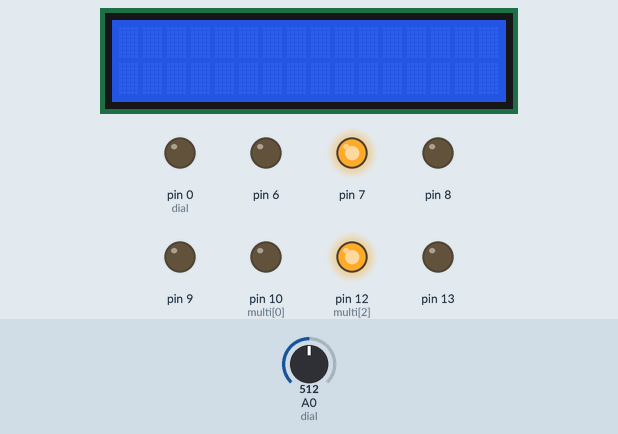
Bench run of a sketch on a simulated Arduino Uno, built with avr-gcc and run on an emulated ATmega328P. On the bench: 16×2 character LCD, output pins drawn as LEDs (lit = HIGH). Wiring (inferred from the signals the program sends): character LCD (HD44780): RS pin 1; E pin 11; data pin 2, pin 3, pin 4, pin 5. Dashed ring = blinking. The test bench sets the inputs (shaded band); at power-on: A0 (dial) = 512. Pins used as bus, display or sensor lines are not drawn.

Above: at 1.3 s.
1.4 s: A0 (dial) set to 306
4.5 s: A0 (dial) set to 122
At 6.73 s:
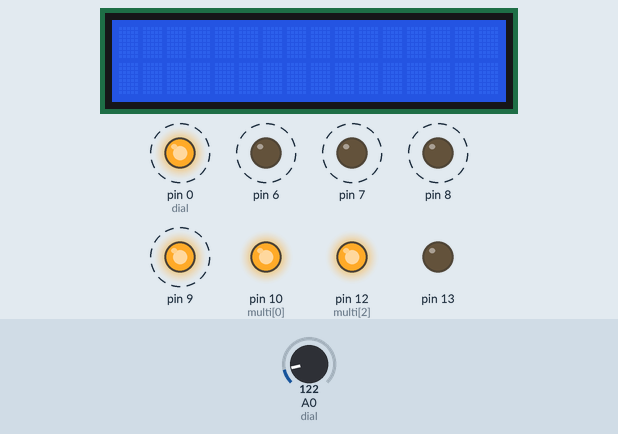
7.6 s: A0 (dial) set to 0
At 8.37 s:
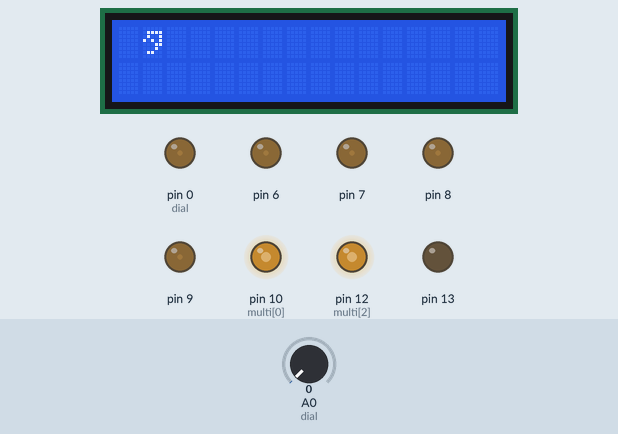
9.1 s: A0 (dial) set to 511
At 11.5 s:
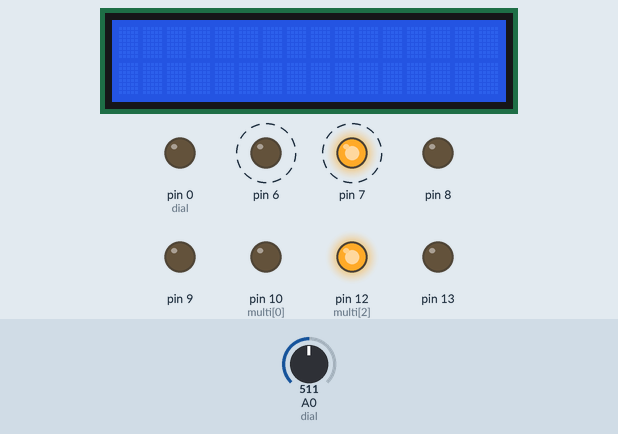
12.2 s: A0 (dial) set to 532
15.3 s: A0 (dial) set to 716
At 15.7 s:
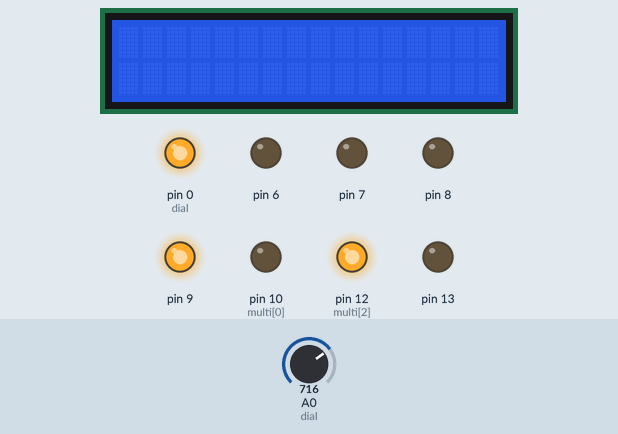
Timing chart, 0 to 21.8 s (numbered marks = the images above; inputs shaded):
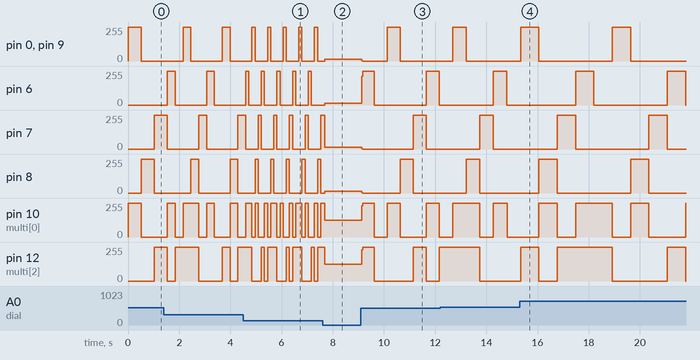

The sketch:

discofever.ino
```cpp
// MULTICOLOR LED
int multi[] = {10,11,12};
int j = 0;

// POTENTIOMETER
int dial = 0;
int val = 0;

int current;

// COLORS
const boolean RED[]     = {1,0,0};
const boolean GREEN[]   = {0,1,0};
const boolean BLUE[]    = {0,0,1};
const boolean YELLOW[]  = {1,1,0};
const boolean CYAN[]    = {0,1,1};
const boolean MAGENTA[] = {1,0,1};
const boolean WHITE[]   = {1,1,1};
const boolean BLACK[]   = {0,0,0};

const boolean* COLORS[] = {RED,GREEN,BLUE,YELLOW,CYAN,MAGENTA,WHITE,BLACK};


void setup() {
  // put your setup code here, to run once:
  for (int i = 0; i <= 13; i++)  {
    pinMode(i,OUTPUT);
  }
}


void loop() {
  for (int i = 0; i < 5; i++) {
    // Read from potentiometer
    val = analogRead(dial);

    // Light up standard LEDs
    digitalWrite(i,HIGH);
    digitalWrite((9-i),HIGH);

    // Light up multicolor LED
    for (int k = 0; k < 3; k++) {
      digitalWrite(multi[k],COLORS[j][k]);
    }
    j = (j+1)%8;

    // Pause based on potentiometer value (0-1023ms)
    delay(val);

    // Turn standard LEDs off
    digitalWrite(i,LOW);
    digitalWrite((9-i),LOW);
  }


}
```

Measured:
- after the input at 4.5 s, pin 0 (dial): alternates 255/255 for 0.12 s and 0/255 for 0.49 s, starting after 0.34 s; pin 6: alternates 255/255 for 0.12 s and 0/255 for 0.49 s, starting after 0.22 s
- after the input at 9.1 s, pin 0 (dial): 14/255 → 0/255 at once, → 255/255 0.99 s later, → 0/255 0.51 s later; pin 6: alternates 255/255 for 0.49 s and 0/255 for 2.0 s, starting at once
- after the input at 15.3 s, pin 0 (dial): 255/255 → 0/255 after 0.76 s, → 255/255 2.9 s later, → 0/255 0.72 s later; pin 6: alternates 255/255 for 0.72 s and 0/255 for 2.9 s, starting after 2.2 s
- by itself, pin 0 (dial), pin 6–9: alternates 255/255 for 0.31 s and 0/255 for 1.2 s
- by itself, pin 10 (multi[0]): repeats every 0.98 s: 0/255 0.12 s, 255/255 0.12 s, 0/255 0.24 s, 255/255 0.12 s, 0/255 0.12 s, 255/255 0.24 s
- by itself, pin 12 (multi[2]): repeats every 0.98 s: 255/255 0.12 s, 0/255 0.12 s, 255/255 0.37 s, 0/255 0.37 s
